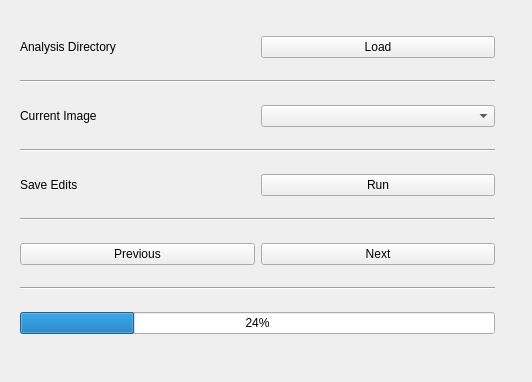
<?xml version="1.0" encoding="UTF-8"?>
<ui version="4.0">
 <class>Form</class>
 <widget class="QWidget" name="Form">
  <property name="geometry">
   <rect>
    <x>0</x>
    <y>0</y>
    <width>532</width>
    <height>382</height>
   </rect>
  </property>
  <property name="windowTitle">
   <string>Form</string>
  </property>
  <widget class="QWidget" name="verticalLayoutWidget">
   <property name="geometry">
    <rect>
     <x>20</x>
     <y>20</y>
     <width>475</width>
     <height>331</height>
    </rect>
   </property>
   <layout class="QVBoxLayout" name="verticalLayout">
    <item>
     <layout class="QHBoxLayout" name="horizontalLayout">
      <item>
       <widget class="QLabel" name="label">
        <property name="text">
         <string>Analysis Directory</string>
        </property>
       </widget>
      </item>
      <item>
       <widget class="QPushButton" name="pushButton">
        <property name="text">
         <string>Load</string>
        </property>
       </widget>
      </item>
     </layout>
    </item>
    <item>
     <widget class="Line" name="line">
      <property name="orientation">
       <enum>Qt::Horizontal</enum>
      </property>
     </widget>
    </item>
    <item>
     <layout class="QHBoxLayout" name="horizontalLayout_2">
      <item>
       <widget class="QLabel" name="label_2">
        <property name="text">
         <string>Current Image</string>
        </property>
       </widget>
      </item>
      <item>
       <widget class="QComboBox" name="comboBox"/>
      </item>
     </layout>
    </item>
    <item>
     <widget class="Line" name="line_3">
      <property name="orientation">
       <enum>Qt::Horizontal</enum>
      </property>
     </widget>
    </item>
    <item>
     <layout class="QHBoxLayout" name="horizontalLayout_3">
      <item>
       <widget class="QLabel" name="label_3">
        <property name="text">
         <string>Save Edits</string>
        </property>
       </widget>
      </item>
      <item>
       <widget class="QPushButton" name="pushButton_2">
        <property name="text">
         <string>Run</string>
        </property>
       </widget>
      </item>
     </layout>
    </item>
    <item>
     <widget class="Line" name="line_4">
      <property name="orientation">
       <enum>Qt::Horizontal</enum>
      </property>
     </widget>
    </item>
    <item>
     <layout class="QHBoxLayout" name="horizontalLayout_4">
      <item>
       <widget class="QPushButton" name="pushButton_4">
        <property name="text">
         <string>Previous</string>
        </property>
       </widget>
      </item>
      <item>
       <widget class="QPushButton" name="pushButton_3">
        <property name="text">
         <string>Next</string>
        </property>
       </widget>
      </item>
     </layout>
    </item>
    <item>
     <widget class="Line" name="line_2">
      <property name="orientation">
       <enum>Qt::Horizontal</enum>
      </property>
     </widget>
    </item>
    <item>
     <widget class="QProgressBar" name="progressBar">
      <property name="value">
       <number>24</number>
      </property>
     </widget>
    </item>
   </layout>
  </widget>
 </widget>
 <resources/>
 <connections/>
</ui>
